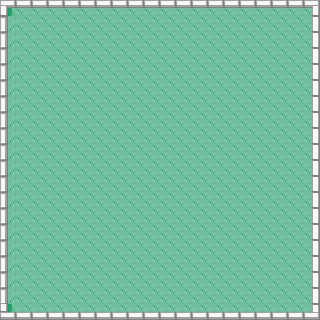

Below is a game level as drawn by its tile map, then a one-line description and the .tmx file that defines it, in full:
An orthogonal 20x20 tile map with 16x16 px tiles, 1 tile layer (Background) and 4 objects.

<map version="1.0" orientation="orthogonal" renderorder="right-down" width="20" height="20" tilewidth="16" tileheight="16" nextobjectid="7">
 <tileset firstgid="1" name="testmap2" tilewidth="16" tileheight="16" tilecount="952" columns="8">
  <image source="testmap2.png" width="128" height="1904" />
 </tileset>
 <layer name="Background" width="20" height="20">
  <data encoding="csv">
62,63,63,63,63,63,63,63,63,63,63,63,63,63,63,63,63,63,63,64,
1610612799,2,2,2,2,2,2,2,2,2,2,2,2,2,2,2,2,2,2,72,
1610612799,2,2,2,2,2,2,2,2,2,2,2,2,2,2,2,2,2,2,72,
1610612799,2,2,2,2,2,2,2,2,2,2,2,2,2,2,2,2,2,2,72,
1610612799,2,2,2,2,2,2,2,2,2,2,2,2,2,2,2,2,2,2,72,
1610612799,2,2,2,2,2,2,2,2,2,2,2,2,2,2,2,2,2,2,72,
1610612799,2,2,2,2,2,2,2,2,2,2,2,2,2,2,2,2,2,2,72,
1610612799,2,2,2,2,2,2,2,2,2,2,2,2,2,2,2,2,2,2,72,
1610612799,2,2,2,2,2,2,2,2,2,2,2,2,2,2,2,2,2,2,72,
1610612799,2,2,2,2,2,2,2,2,2,2,2,2,2,2,2,2,2,2,72,
1610612799,2,2,2,2,2,2,2,2,2,2,2,2,2,2,2,2,2,2,72,
1610612799,2,2,2,2,2,2,2,2,2,2,2,2,2,2,2,2,2,2,72,
1610612799,2,2,2,2,2,2,2,2,2,2,2,2,2,2,2,2,2,2,72,
1610612799,2,2,2,2,2,2,2,2,2,2,2,2,2,2,2,2,2,2,72,
1610612799,2,2,2,2,2,2,2,2,2,2,2,2,2,2,2,2,2,2,72,
1610612799,2,2,2,2,2,2,2,2,2,2,2,2,2,2,2,2,2,2,72,
1610612799,2,2,2,2,2,2,2,2,2,2,2,2,2,2,2,2,2,2,72,
1610612799,2,2,2,2,2,2,2,2,2,2,2,2,2,2,2,2,2,2,72,
1610612799,2,2,2,2,2,2,2,2,2,2,2,2,2,2,2,2,2,2,72,
78,79,79,79,79,79,79,79,79,79,79,79,79,79,79,79,79,79,79,80
</data>
 </layer>
 <objectgroup name="Obstacles">
  <object id="1" x="0" y="7" width="6.66667" height="303.333" />
  <object id="3" x="0" y="0" width="320" height="6.18182" />
  <object id="4" x="312.727" y="6.72727" width="6.90909" height="304.909" />
  <object id="5" x="-0.727273" y="312.182" width="320.182" height="8.72727" />
 </objectgroup>
 <objectgroup name="Door" />
 <objectgroup name="Pitfall" />
 <objectgroup name="SafeGround" />
</map>
